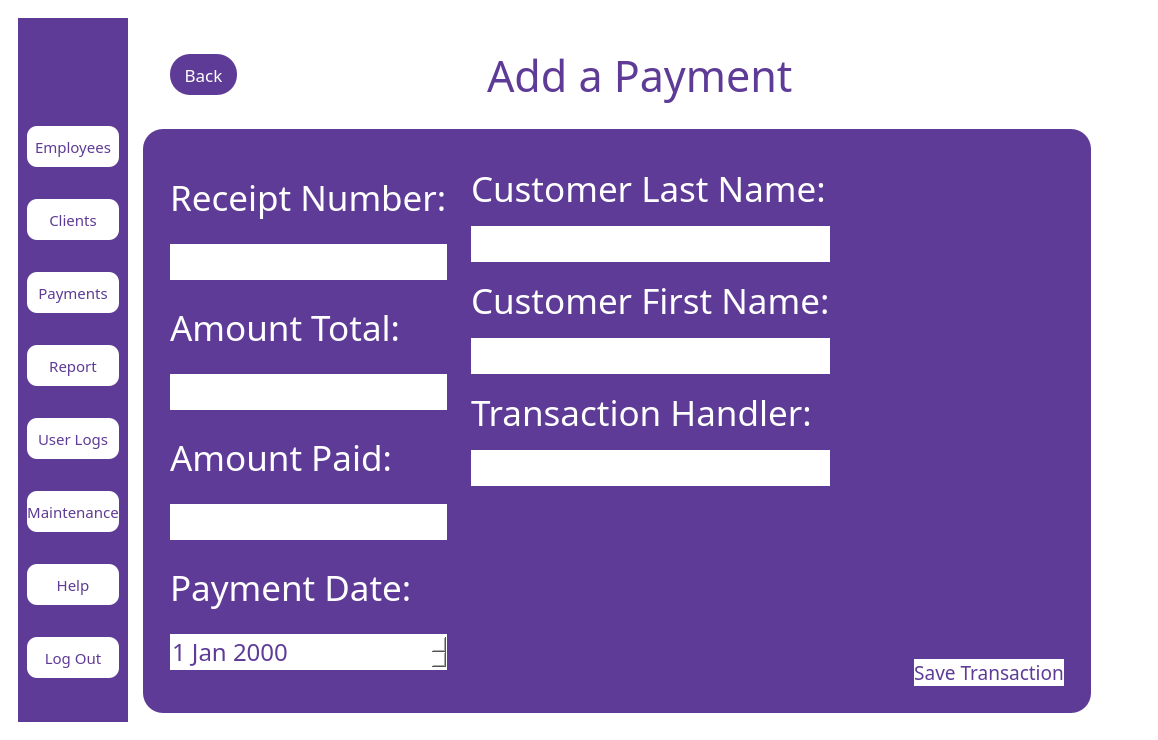
<?xml version="1.0" encoding="UTF-8"?>
<ui version="4.0">
 <class>MainWindow</class>
 <widget class="QMainWindow" name="MainWindow">
  <property name="geometry">
   <rect>
    <x>0</x>
    <y>0</y>
    <width>1155</width>
    <height>740</height>
   </rect>
  </property>
  <property name="windowTitle">
   <string>MainWindow</string>
  </property>
  <property name="styleSheet">
   <string notr="true">QMainWindow
{
background:white;
}</string>
  </property>
  <widget class="QWidget" name="centralwidget">
   <property name="styleSheet">
    <string notr="true">QWidget
{
background: white;
}</string>
   </property>
   <layout class="QVBoxLayout" name="verticalLayout">
    <item>
     <widget class="QWidget" name="widget" native="true">
      <layout class="QHBoxLayout" name="horizontalLayout">
       <item>
        <widget class="QWidget" name="widget_2" native="true">
         <property name="sizePolicy">
          <sizepolicy hsizetype="Fixed" vsizetype="Expanding">
           <horstretch>0</horstretch>
           <verstretch>0</verstretch>
          </sizepolicy>
         </property>
         <property name="styleSheet">
          <string notr="true">QWidget
{
background-color:#5e3b96;
}</string>
         </property>
         <layout class="QVBoxLayout" name="verticalLayout_2">
          <item>
           <widget class="QLabel" name="label">
            <property name="sizePolicy">
             <sizepolicy hsizetype="Fixed" vsizetype="Fixed">
              <horstretch>0</horstretch>
              <verstretch>0</verstretch>
             </sizepolicy>
            </property>
            <property name="maximumSize">
             <size>
              <width>121</width>
              <height>41</height>
             </size>
            </property>
            <property name="text">
             <string/>
            </property>
            <property name="pixmap">
             <pixmap>../../softeng-main/logos/logog.jpg</pixmap>
            </property>
            <property name="scaledContents">
             <bool>true</bool>
            </property>
           </widget>
          </item>
          <item>
           <widget class="QPushButton" name="employees">
            <property name="sizePolicy">
             <sizepolicy hsizetype="Fixed" vsizetype="Fixed">
              <horstretch>0</horstretch>
              <verstretch>0</verstretch>
             </sizepolicy>
            </property>
            <property name="maximumSize">
             <size>
              <width>121</width>
              <height>41</height>
             </size>
            </property>
            <property name="font">
             <font>
              <family>Arial Black</family>
              <pointsize>11</pointsize>
             </font>
            </property>
            <property name="styleSheet">
             <string notr="true">QPushButton
{
background-color:white ;
color:#5e3b96;
 border-radius:10px;
}</string>
            </property>
            <property name="text">
             <string>Employees</string>
            </property>
           </widget>
          </item>
          <item>
           <widget class="QPushButton" name="clients">
            <property name="sizePolicy">
             <sizepolicy hsizetype="Fixed" vsizetype="Fixed">
              <horstretch>0</horstretch>
              <verstretch>0</verstretch>
             </sizepolicy>
            </property>
            <property name="maximumSize">
             <size>
              <width>121</width>
              <height>41</height>
             </size>
            </property>
            <property name="font">
             <font>
              <family>Arial Black</family>
              <pointsize>11</pointsize>
             </font>
            </property>
            <property name="styleSheet">
             <string notr="true">QPushButton
{
background-color:white ;
color:#5e3b96;
 border-radius:10px;
}</string>
            </property>
            <property name="text">
             <string>Clients</string>
            </property>
           </widget>
          </item>
          <item>
           <widget class="QPushButton" name="payments">
            <property name="sizePolicy">
             <sizepolicy hsizetype="Fixed" vsizetype="Fixed">
              <horstretch>0</horstretch>
              <verstretch>0</verstretch>
             </sizepolicy>
            </property>
            <property name="maximumSize">
             <size>
              <width>121</width>
              <height>41</height>
             </size>
            </property>
            <property name="font">
             <font>
              <family>Arial Black</family>
              <pointsize>11</pointsize>
             </font>
            </property>
            <property name="styleSheet">
             <string notr="true">QPushButton
{
background-color:white ;
color:#5e3b96;
 border-radius:10px;
}</string>
            </property>
            <property name="text">
             <string>Payments</string>
            </property>
           </widget>
          </item>
          <item>
           <widget class="QPushButton" name="report">
            <property name="sizePolicy">
             <sizepolicy hsizetype="Fixed" vsizetype="Fixed">
              <horstretch>0</horstretch>
              <verstretch>0</verstretch>
             </sizepolicy>
            </property>
            <property name="maximumSize">
             <size>
              <width>121</width>
              <height>41</height>
             </size>
            </property>
            <property name="font">
             <font>
              <family>Arial Black</family>
              <pointsize>11</pointsize>
             </font>
            </property>
            <property name="styleSheet">
             <string notr="true">QPushButton
{
background-color:white ;
color:#5e3b96;
 border-radius:10px;
}</string>
            </property>
            <property name="text">
             <string>Report</string>
            </property>
           </widget>
          </item>
          <item>
           <widget class="QPushButton" name="userlogs">
            <property name="sizePolicy">
             <sizepolicy hsizetype="Fixed" vsizetype="Fixed">
              <horstretch>0</horstretch>
              <verstretch>0</verstretch>
             </sizepolicy>
            </property>
            <property name="maximumSize">
             <size>
              <width>121</width>
              <height>41</height>
             </size>
            </property>
            <property name="font">
             <font>
              <family>Arial Black</family>
              <pointsize>11</pointsize>
             </font>
            </property>
            <property name="styleSheet">
             <string notr="true">QPushButton
{
background-color:white ;
color:#5e3b96;
 border-radius:10px;
}</string>
            </property>
            <property name="text">
             <string>User Logs</string>
            </property>
           </widget>
          </item>
          <item>
           <widget class="QPushButton" name="maintenance">
            <property name="sizePolicy">
             <sizepolicy hsizetype="Fixed" vsizetype="Fixed">
              <horstretch>0</horstretch>
              <verstretch>0</verstretch>
             </sizepolicy>
            </property>
            <property name="maximumSize">
             <size>
              <width>121</width>
              <height>41</height>
             </size>
            </property>
            <property name="font">
             <font>
              <family>Arial Black</family>
              <pointsize>11</pointsize>
             </font>
            </property>
            <property name="styleSheet">
             <string notr="true">QPushButton
{
background-color:white ;
color:#5e3b96;
 border-radius:10px;
}</string>
            </property>
            <property name="text">
             <string>Maintenance</string>
            </property>
           </widget>
          </item>
          <item>
           <widget class="QPushButton" name="help">
            <property name="sizePolicy">
             <sizepolicy hsizetype="Fixed" vsizetype="Fixed">
              <horstretch>0</horstretch>
              <verstretch>0</verstretch>
             </sizepolicy>
            </property>
            <property name="maximumSize">
             <size>
              <width>121</width>
              <height>41</height>
             </size>
            </property>
            <property name="font">
             <font>
              <family>Arial Black</family>
              <pointsize>11</pointsize>
             </font>
            </property>
            <property name="styleSheet">
             <string notr="true">QPushButton
{
background-color:white ;
color:#5e3b96;
 border-radius:10px;
}</string>
            </property>
            <property name="text">
             <string>Help</string>
            </property>
           </widget>
          </item>
          <item>
           <widget class="QPushButton" name="logout">
            <property name="sizePolicy">
             <sizepolicy hsizetype="Fixed" vsizetype="Fixed">
              <horstretch>0</horstretch>
              <verstretch>0</verstretch>
             </sizepolicy>
            </property>
            <property name="maximumSize">
             <size>
              <width>121</width>
              <height>41</height>
             </size>
            </property>
            <property name="font">
             <font>
              <family>Arial Black</family>
              <pointsize>11</pointsize>
             </font>
            </property>
            <property name="styleSheet">
             <string notr="true">QPushButton
{
background-color:white ;
color:#5e3b96;
 border-radius:10px;
}</string>
            </property>
            <property name="text">
             <string>Log Out</string>
            </property>
           </widget>
          </item>
         </layout>
        </widget>
       </item>
       <item>
        <widget class="QWidget" name="widget_5" native="true">
         <layout class="QVBoxLayout" name="verticalLayout_4">
          <item>
           <widget class="QWidget" name="widget_6" native="true">
            <property name="sizePolicy">
             <sizepolicy hsizetype="Preferred" vsizetype="Fixed">
              <horstretch>0</horstretch>
              <verstretch>0</verstretch>
             </sizepolicy>
            </property>
            <property name="maximumSize">
             <size>
              <width>16777215</width>
              <height>100</height>
             </size>
            </property>
            <layout class="QHBoxLayout" name="horizontalLayout_3">
             <item>
              <widget class="QWidget" name="widget_7" native="true">
               <layout class="QHBoxLayout" name="horizontalLayout_4">
                <item>
                 <widget class="QWidget" name="widget_4" native="true">
                  <property name="sizePolicy">
                   <sizepolicy hsizetype="Expanding" vsizetype="Expanding">
                    <horstretch>0</horstretch>
                    <verstretch>0</verstretch>
                   </sizepolicy>
                  </property>
                  <property name="minimumSize">
                   <size>
                    <width>50</width>
                    <height>60</height>
                   </size>
                  </property>
                  <layout class="QVBoxLayout" name="verticalLayout_3">
                   <item>
                    <widget class="QPushButton" name="pushButton">
                     <property name="sizePolicy">
                      <sizepolicy hsizetype="Expanding" vsizetype="Expanding">
                       <horstretch>0</horstretch>
                       <verstretch>0</verstretch>
                      </sizepolicy>
                     </property>
                     <property name="maximumSize">
                      <size>
                       <width>67</width>
                       <height>41</height>
                      </size>
                     </property>
                     <property name="font">
                      <font>
                       <family>Arial Black</family>
                       <pointsize>13</pointsize>
                      </font>
                     </property>
                     <property name="styleSheet">
                      <string notr="true">QPushButton
{
background-color: #5e3b96;
color:white;
 border-radius:20px;
}</string>
                     </property>
                     <property name="text">
                      <string>Back</string>
                     </property>
                    </widget>
                   </item>
                  </layout>
                 </widget>
                </item>
                <item>
                 <spacer name="horizontalSpacer_2">
                  <property name="orientation">
                   <enum>Qt::Orientation::Horizontal</enum>
                  </property>
                  <property name="sizeType">
                   <enum>QSizePolicy::Policy::Fixed</enum>
                  </property>
                  <property name="sizeHint" stdset="0">
                   <size>
                    <width>40</width>
                    <height>20</height>
                   </size>
                  </property>
                 </spacer>
                </item>
                <item>
                 <widget class="QLabel" name="label_2">
                  <property name="font">
                   <font>
                    <family>Arial Black</family>
                    <pointsize>32</pointsize>
                   </font>
                  </property>
                  <property name="styleSheet">
                   <string notr="true">QLabel
{
color: #5e3b96;
}</string>
                  </property>
                  <property name="text">
                   <string>Add a Payment</string>
                  </property>
                 </widget>
                </item>
                <item>
                 <spacer name="horizontalSpacer">
                  <property name="orientation">
                   <enum>Qt::Orientation::Horizontal</enum>
                  </property>
                  <property name="sizeHint" stdset="0">
                   <size>
                    <width>40</width>
                    <height>20</height>
                   </size>
                  </property>
                 </spacer>
                </item>
               </layout>
              </widget>
             </item>
            </layout>
           </widget>
          </item>
          <item>
           <widget class="QWidget" name="widget_3" native="true">
            <property name="styleSheet">
             <string notr="true">QWidget
{
background-color:#5e3b96;
border-radius:20px;
}</string>
            </property>
            <layout class="QHBoxLayout" name="horizontalLayout_2">
             <item>
              <widget class="QWidget" name="widget_8" native="true">
               <layout class="QHBoxLayout" name="horizontalLayout_5">
                <item>
                 <widget class="QWidget" name="widget_9" native="true">
                  <property name="sizePolicy">
                   <sizepolicy hsizetype="MinimumExpanding" vsizetype="MinimumExpanding">
                    <horstretch>0</horstretch>
                    <verstretch>0</verstretch>
                   </sizepolicy>
                  </property>
                  <layout class="QVBoxLayout" name="verticalLayout_5">
                   <item>
                    <widget class="QLabel" name="label_3">
                     <property name="maximumSize">
                      <size>
                       <width>16777215</width>
                       <height>50</height>
                      </size>
                     </property>
                     <property name="font">
                      <font>
                       <family>Arial Black</family>
                       <pointsize>26</pointsize>
                      </font>
                     </property>
                     <property name="styleSheet">
                      <string notr="true">QLabel
{
color:white;
}</string>
                     </property>
                     <property name="text">
                      <string>Receipt Number:</string>
                     </property>
                    </widget>
                   </item>
                   <item>
                    <widget class="QLineEdit" name="receiptno">
                     <property name="font">
                      <font>
                       <family>Arial Black</family>
                       <pointsize>18</pointsize>
                      </font>
                     </property>
                     <property name="styleSheet">
                      <string notr="true">QLineEdit
{
background:white;
color:#5e3b96;
border-radius:20px;
}</string>
                     </property>
                     <property name="text">
                      <string/>
                     </property>
                    </widget>
                   </item>
                   <item>
                    <widget class="QLabel" name="label_11">
                     <property name="maximumSize">
                      <size>
                       <width>16777215</width>
                       <height>50</height>
                      </size>
                     </property>
                     <property name="font">
                      <font>
                       <family>Arial Black</family>
                       <pointsize>26</pointsize>
                      </font>
                     </property>
                     <property name="styleSheet">
                      <string notr="true">QLabel
{
color:white;
}</string>
                     </property>
                     <property name="text">
                      <string>Amount Total:</string>
                     </property>
                    </widget>
                   </item>
                   <item>
                    <widget class="QLineEdit" name="amttotal">
                     <property name="font">
                      <font>
                       <family>Arial Black</family>
                       <pointsize>18</pointsize>
                      </font>
                     </property>
                     <property name="styleSheet">
                      <string notr="true">QLineEdit
{
background:white;
color:#5e3b96;
border-radius:20px;
}</string>
                     </property>
                    </widget>
                   </item>
                   <item>
                    <widget class="QLabel" name="label_9">
                     <property name="maximumSize">
                      <size>
                       <width>16777215</width>
                       <height>50</height>
                      </size>
                     </property>
                     <property name="font">
                      <font>
                       <family>Arial Black</family>
                       <pointsize>26</pointsize>
                      </font>
                     </property>
                     <property name="styleSheet">
                      <string notr="true">QLabel
{
color:white;
}</string>
                     </property>
                     <property name="text">
                      <string>Amount Paid:</string>
                     </property>
                    </widget>
                   </item>
                   <item>
                    <widget class="QLineEdit" name="amtpaid">
                     <property name="font">
                      <font>
                       <family>Arial Black</family>
                       <pointsize>18</pointsize>
                      </font>
                     </property>
                     <property name="styleSheet">
                      <string notr="true">QLineEdit
{
background:white;
color:#5e3b96;
border-radius:20px;
}</string>
                     </property>
                    </widget>
                   </item>
                   <item>
                    <widget class="QLabel" name="label_4">
                     <property name="maximumSize">
                      <size>
                       <width>16777215</width>
                       <height>50</height>
                      </size>
                     </property>
                     <property name="font">
                      <font>
                       <family>Arial Black</family>
                       <pointsize>26</pointsize>
                      </font>
                     </property>
                     <property name="styleSheet">
                      <string notr="true">QLabel
{
color:white;
}</string>
                     </property>
                     <property name="text">
                      <string>Payment Date:</string>
                     </property>
                    </widget>
                   </item>
                   <item>
                    <widget class="QDateEdit" name="paymentdate">
                     <property name="font">
                      <font>
                       <family>Arial Black</family>
                       <pointsize>18</pointsize>
                      </font>
                     </property>
                     <property name="styleSheet">
                      <string notr="true">QDateEdit
{
background:white;
color:#5e3b96;
border-radius:20px;
}</string>
                     </property>
                    </widget>
                   </item>
                  </layout>
                 </widget>
                </item>
                <item>
                 <widget class="QWidget" name="widget_10" native="true">
                  <layout class="QVBoxLayout" name="verticalLayout_6">
                   <item>
                    <widget class="QLabel" name="label_5">
                     <property name="maximumSize">
                      <size>
                       <width>16777215</width>
                       <height>50</height>
                      </size>
                     </property>
                     <property name="font">
                      <font>
                       <family>Arial Black</family>
                       <pointsize>26</pointsize>
                      </font>
                     </property>
                     <property name="styleSheet">
                      <string notr="true">QLabel
{
color:white;
}</string>
                     </property>
                     <property name="text">
                      <string>Customer Last Name:</string>
                     </property>
                    </widget>
                   </item>
                   <item>
                    <widget class="QLineEdit" name="customerlname">
                     <property name="font">
                      <font>
                       <family>Arial Black</family>
                       <pointsize>18</pointsize>
                      </font>
                     </property>
                     <property name="styleSheet">
                      <string notr="true">QLineEdit
{
background:white;
color:#5e3b96;
border-radius:20px;
}</string>
                     </property>
                    </widget>
                   </item>
                   <item>
                    <widget class="QLabel" name="label_6">
                     <property name="maximumSize">
                      <size>
                       <width>16777215</width>
                       <height>50</height>
                      </size>
                     </property>
                     <property name="font">
                      <font>
                       <family>Arial Black</family>
                       <pointsize>26</pointsize>
                      </font>
                     </property>
                     <property name="styleSheet">
                      <string notr="true">QLabel
{
color:white;
}</string>
                     </property>
                     <property name="text">
                      <string>Customer First Name:</string>
                     </property>
                    </widget>
                   </item>
                   <item>
                    <widget class="QLineEdit" name="customerfname">
                     <property name="font">
                      <font>
                       <family>Arial Black</family>
                       <pointsize>18</pointsize>
                      </font>
                     </property>
                     <property name="styleSheet">
                      <string notr="true">QLineEdit
{
background:white;
color:#5e3b96;
border-radius:20px;
}</string>
                     </property>
                     <property name="text">
                      <string/>
                     </property>
                    </widget>
                   </item>
                   <item>
                    <widget class="QLabel" name="label_8">
                     <property name="maximumSize">
                      <size>
                       <width>16777215</width>
                       <height>50</height>
                      </size>
                     </property>
                     <property name="font">
                      <font>
                       <family>Arial Black</family>
                       <pointsize>26</pointsize>
                      </font>
                     </property>
                     <property name="styleSheet">
                      <string notr="true">QLabel
{
color:white;
}</string>
                     </property>
                     <property name="text">
                      <string>Transaction Handler:</string>
                     </property>
                    </widget>
                   </item>
                   <item>
                    <widget class="QLineEdit" name="transactionhandler">
                     <property name="font">
                      <font>
                       <family>Arial Black</family>
                       <pointsize>18</pointsize>
                      </font>
                     </property>
                     <property name="styleSheet">
                      <string notr="true">QLineEdit
{
background:white;
color:#5e3b96;
border-radius:20px;
}</string>
                     </property>
                    </widget>
                   </item>
                   <item>
                    <spacer name="verticalSpacer_2">
                     <property name="orientation">
                      <enum>Qt::Orientation::Vertical</enum>
                     </property>
                     <property name="sizeType">
                      <enum>QSizePolicy::Policy::Fixed</enum>
                     </property>
                     <property name="sizeHint" stdset="0">
                      <size>
                       <width>20</width>
                       <height>190</height>
                      </size>
                     </property>
                    </spacer>
                   </item>
                  </layout>
                 </widget>
                </item>
                <item>
                 <spacer name="horizontalSpacer_5">
                  <property name="orientation">
                   <enum>Qt::Orientation::Horizontal</enum>
                  </property>
                  <property name="sizeType">
                   <enum>QSizePolicy::Policy::Fixed</enum>
                  </property>
                  <property name="sizeHint" stdset="0">
                   <size>
                    <width>60</width>
                    <height>26</height>
                   </size>
                  </property>
                 </spacer>
                </item>
                <item>
                 <widget class="QWidget" name="widget_11" native="true">
                  <layout class="QVBoxLayout" name="verticalLayout_7">
                   <item>
                    <spacer name="verticalSpacer">
                     <property name="orientation">
                      <enum>Qt::Orientation::Vertical</enum>
                     </property>
                     <property name="sizeType">
                      <enum>QSizePolicy::Policy::Maximum</enum>
                     </property>
                     <property name="sizeHint" stdset="0">
                      <size>
                       <width>20</width>
                       <height>666</height>
                      </size>
                     </property>
                    </spacer>
                   </item>
                   <item>
                    <widget class="QPushButton" name="register_2">
                     <property name="sizePolicy">
                      <sizepolicy hsizetype="Expanding" vsizetype="Fixed">
                       <horstretch>0</horstretch>
                       <verstretch>0</verstretch>
                      </sizepolicy>
                     </property>
                     <property name="maximumSize">
                      <size>
                       <width>16777215</width>
                       <height>50</height>
                      </size>
                     </property>
                     <property name="font">
                      <font>
                       <family>Arial Black</family>
                       <pointsize>14</pointsize>
                      </font>
                     </property>
                     <property name="styleSheet">
                      <string notr="true">QPushButton
{
background:white;
color:#5e3b96;
}
QPushButton
{
border-radius:20px;
}</string>
                     </property>
                     <property name="text">
                      <string>Save Transaction</string>
                     </property>
                    </widget>
                   </item>
                  </layout>
                 </widget>
                </item>
               </layout>
              </widget>
             </item>
            </layout>
           </widget>
          </item>
         </layout>
        </widget>
       </item>
       <item>
        <spacer name="horizontalSpacer_4">
         <property name="orientation">
          <enum>Qt::Orientation::Horizontal</enum>
         </property>
         <property name="sizeType">
          <enum>QSizePolicy::Policy::Fixed</enum>
         </property>
         <property name="sizeHint" stdset="0">
          <size>
           <width>40</width>
           <height>20</height>
          </size>
         </property>
        </spacer>
       </item>
      </layout>
     </widget>
    </item>
   </layout>
  </widget>
 </widget>
 <resources/>
 <connections/>
</ui>
